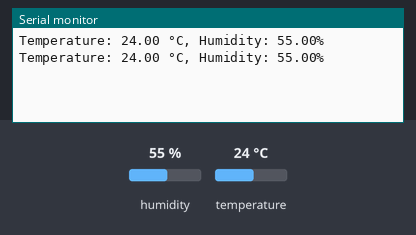
A sketch run on a simulated Arduino Uno, built with avr-gcc and run on an emulated ATmega328P. Parts: the last lines printed to the serial monitor. The inputs (shaded band) are chosen by the test bench; at power-on: humidity 55 %, temperature 24 °C.

Above: at 2.8 s.
2.9 s: humidity set to 22 %
At 5.3 s:
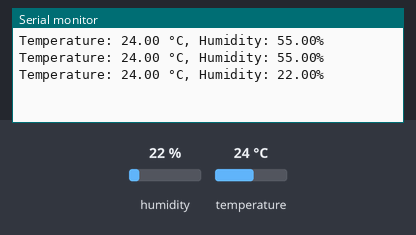
5.6 s: temperature set to 12 °C
At 6.5 s:
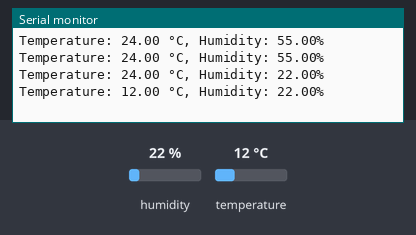
8.3 s: humidity set to 40 %
At 11.4 s:
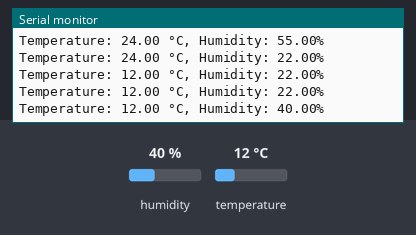
Timing chart, 0 to 12.9 s (numbered marks = the images above; inputs shaded):
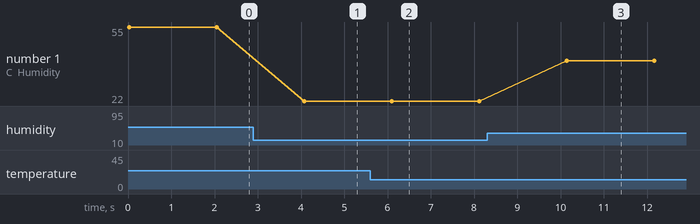

Measured:
- after the input at 2.9 s, the serial monitor: prints a new line after 1.2 s (image 1)
- after the input at 5.6 s, the serial monitor: prints a new line after 0.50 s (image 2)
- after the input at 8.3 s, the serial monitor: prints a new line after 1.8 s (image 3)
- plotted number 1: 55 → 22 after the input at 2.9 s, 22 → 40 after the input at 8.3 s

The sketch:

Temperature_and_Humidity_Sensor.ino
```cpp
#include <DHT.h>

#define DHTPIN 2          // Pin connected to the DHT sensor
#define DHTTYPE DHT11     // DHT-11

DHT dht(DHTPIN, DHTTYPE);

void setup() {
  Serial.begin(9600);
  dht.begin();
}

void loop() {
  float temperature = dht.readTemperature();
  float humidity = dht.readHumidity();

  Serial.print("Temperature: ");
  Serial.print(temperature);
  Serial.print(" °C, Humidity: ");
  Serial.print(humidity);
  Serial.println("%");

  delay(2000);
}
```
